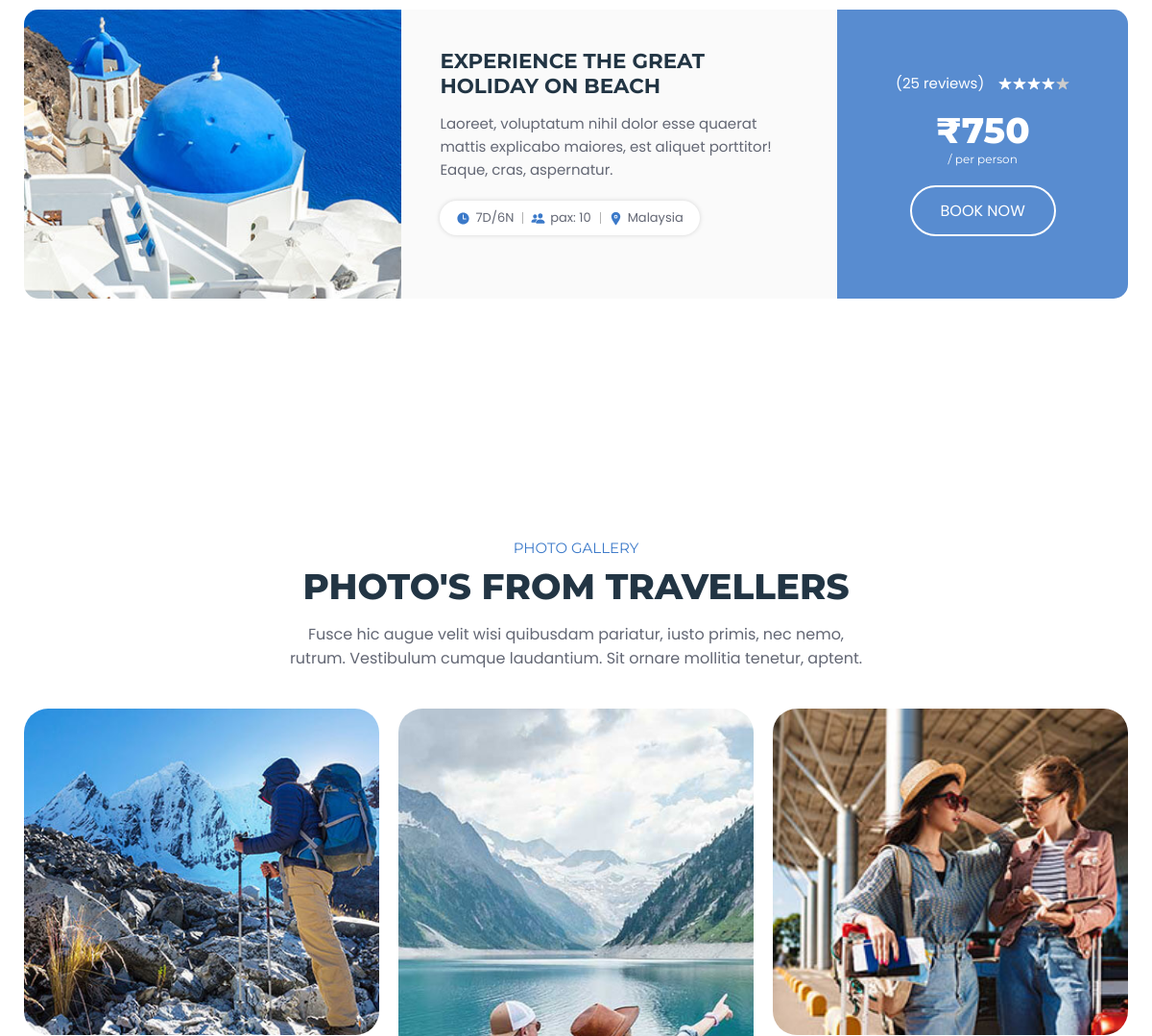
Before: / (middle part) with the older database file.
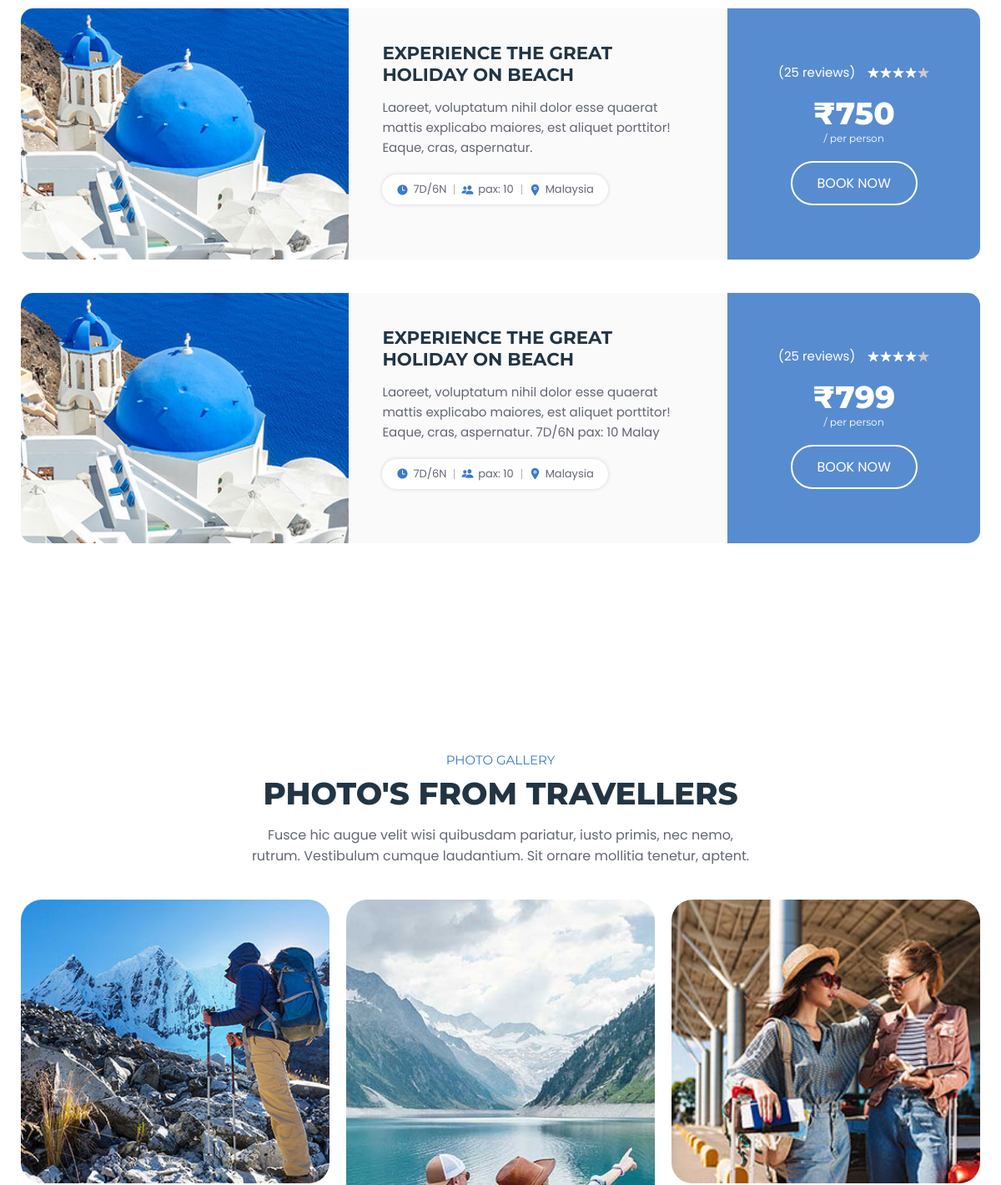
After: the same page with the newer database file.
### api/models.py (models this page shows, shortened)
class Packages(models.Model):
    image = models.ImageField(upload_to='Popular_destination_img/')
    heading = models.CharField(max_length=500)
    description = models.CharField(max_length=500)
    days_nights = models.CharField(max_length=500)
    pax = models.CharField(max_length=500)
    city = models.CharField(max_length=500)
    review_count = models.CharField(max_length=500)
    stars = models.PositiveIntegerField()
    price = models.PositiveIntegerField()

class Photo_gallery(models.Model):
    images = models.ImageField(upload_to='Photo_gallery/')

### api/views.py (the view)
# urls.py: 2. Add a URL to urlpatterns:  path('', views.home, name='home')
def home(request):
    header_object = Header.objects.all()
    popular_destination_object = Popular_destination.objects.all()
    packages_objects = Packages.objects.all()
    Photo_gallery_objects = Photo_gallery.objects.all()
    call_to_action_object = Call_to_action.objects.all()
    footer_objects = footer.objects.all()
    context = {
        'header_object': header_object,
        'popular_destination_object': popular_destination_object,
        'packages_objects': packages_objects,
        'Photo_gallery_objects': Photo_gallery_objects,
        'call_to_action_object': call_to_action_object,
        'footer_objects': footer_objects
    }
    return render(request, 'index.html', context)

### api/templates/index.html (shortened to what this page needs)
{% load static %}
<!DOCTYPE html>
<html lang="en">
<head>
  <link rel="stylesheet" href={% static "/assets/css/style.css" %}>
</head>
<body id="top">
  <main>
    <article>
      <section class="package" id="package">
        <div class="container">
          <ul class="package-list">
            {% for packages_object in packages_objects %}
            <li>
              <div class="package-card">
                <figure class="card-banner">
                  <img src={{packages_object.image.url}} alt="Experience The Great Holiday On Beach" loading="lazy">
                </figure>
                <div class="card-content">
                  <h3 class="h3 card-title">{{packages_object.heading}}</h3>
                  <p class="card-text">
                   {{packages_object.description}}
                  </p>
                  <ul class="card-meta-list">
                    <li class="card-meta-item">
                      <div class="meta-box">
                        <ion-icon name="time"></ion-icon>
                        <p class="text">{{packages_object.days_nights}}</p>
                      </div>
                    </li>
                    <li class="card-meta-item">
                      <div class="meta-box">
                        <ion-icon name="people"></ion-icon>
                        <p class="text">pax: {{packages_object.pax}}</p>
                      </div>
                    </li>
                    <li class="card-meta-item">
                      <div class="meta-box">
                        <ion-icon name="location"></ion-icon>
                        <p class="text">{{packages_object.city}}</p>
                      </div>
                    </li>
                  </ul>
                </div>
                <div class="card-price">
                  <div class="wrapper">
                    <p class="reviews">({{packages_object.review_count}} reviews)</p>
                    <div class="card-rating">
                      {% if packages_object.stars == 5 %}
                      <ion-icon name="star"></ion-icon>
                      <ion-icon name="star"></ion-icon>
                      <ion-icon name="star"></ion-icon>
                      <ion-icon name="star"></ion-icon>
                      <ion-icon name="star"></ion-icon>
                      {% endif %}
                    </div>
                  </div>
                  <p class="price">
                    ₹{{packages_object.price}}
                    <span>/ per person</span>
                  </p>
                  <button class="btn btn-secondary">Book Now</button>
                </div>
              </div>
            </li>
            {% endfor %}
          </ul>
        </div>
      </section>
      <section class="gallery" id="gallery">
        <div class="container">
          <p class="section-subtitle">Photo Gallery</p>
          <h2 class="h2 section-title">Photo's From Travellers</h2>
          <p class="section-text">
            Fusce hic augue velit wisi quibusdam pariatur, iusto primis, nec nemo, rutrum. Vestibulum cumque laudantium.
            Sit ornare
            mollitia tenetur, aptent.
          </p>
          <ul class="gallery-list">
            {% for Photo_gallery_object in Photo_gallery_objects %}
            <li class="gallery-item">
              <figure class="gallery-image">
                <img src={{Photo_gallery_object.images.url}} alt="Gallery image">
              </figure>
            </li>
            {% endfor %}
          </ul>
        </div>
      </section>
    </article>
  </main>
</body>
</html>

Changed rows visible on the page:
added Packages: image (picture), heading "EXPERIENCE THE GREAT HOLIDAY ON BEACH", description "Laoreet, voluptatum nihil dolor esse quaerat mattis explicabo maiores, est aliquet porttitor! Eaque, cras, aspernatur. 7D/6N pax: 10 Malay", days_nights "7D/6N", pax "10", city "Malaysia", review_count "25", price "799"
